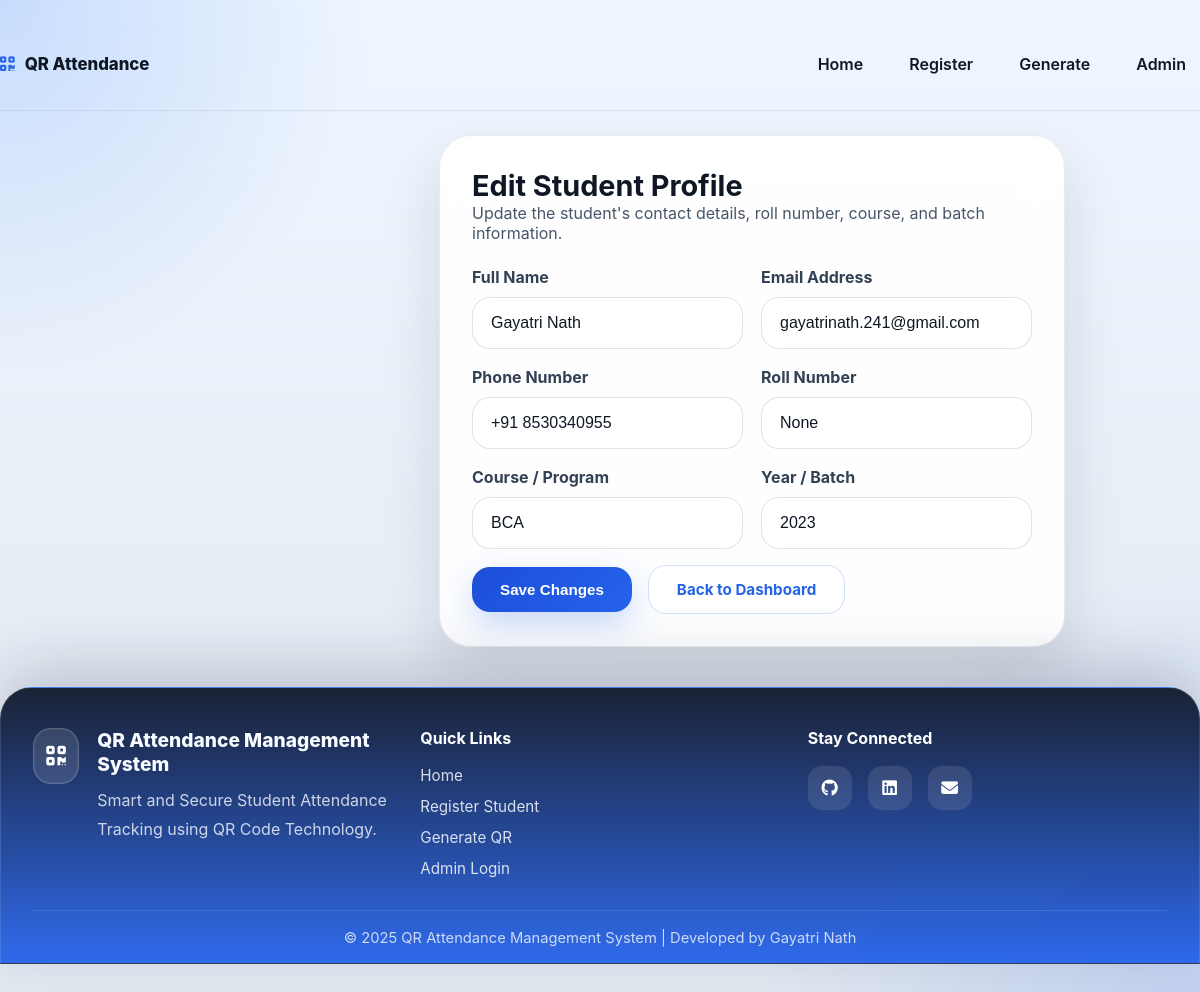
/student/1/edit (signed in), run on the app's committed database.
### tables this page shows
CREATE TABLE students (
            id INTEGER PRIMARY KEY AUTOINCREMENT,
            name TEXT NOT NULL,
            email TEXT NOT NULL UNIQUE,
            phone TEXT,
            roll_number TEXT UNIQUE,
            course TEXT,
            year TEXT,
            qr_code TEXT,
            created_at TEXT DEFAULT CURRENT_TIMESTAMP
        );

### app.py (the view, shortened to what this page needs)
@app.route("/student/<int:student_id>/edit", methods=["GET", "POST"])
def edit_student(student_id):
    if "admin" not in session:
        return redirect(url_for("login"))
    conn = get_db()
    c = conn.cursor()
    c.execute("SELECT * FROM students WHERE id=?", (student_id,))
    student = c.fetchone()
    if not student:
        conn.close()
        flash("Student record not found.", "warning")
        return redirect(url_for("admin_dashboard"))
    conn.close()
    return render_template("edit_student.html", student=student)

### app.py (called while the page is built)
def get_db():
    connection = sqlite3.connect(DB_PATH)
    connection.row_factory = sqlite3.Row
    return connection

### templates/edit_student.html (shortened to what this page needs)
{% extends "base.html" %}
{% block content %}
<section class="form-shell">
    <article class="form-card" style="max-width: 760px; margin: 0 auto;">
        <div class="form-header">
            <div>
                <h2>Edit Student Profile</h2>
                <p>Update the student's contact details, roll number, course, and batch information.</p>
            </div>
        </div>
        <form method="POST" novalidate>
            <div class="form-grid">
                <div class="input-group">
                    <label for="name">Full Name</label>
                    <input id="name" name="name" type="text" value="{{ student.name }}" required>
                </div>
                <div class="input-group">
                    <label for="email">Email Address</label>
                    <input id="email" name="email" type="email" value="{{ student.email }}" required>
                </div>
                <div class="input-group">
                    <label for="phone">Phone Number</label>
                    <input id="phone" name="phone" type="text" value="{{ student.phone }}" required>
                </div>
                <div class="input-group">
                    <label for="roll_number">Roll Number</label>
                    <input id="roll_number" name="roll_number" type="text" value="{{ student.roll_number }}" required>
                </div>
                <div class="input-group">
                    <label for="course">Course / Program</label>
                    <input id="course" name="course" type="text" value="{{ student.course }}" required>
                </div>
                <div class="input-group">
                    <label for="year">Year / Batch</label>
                    <input id="year" name="year" type="text" value="{{ student.year }}" required>
                </div>
            </div>
            <div class="form-actions">
                <button type="submit" class="btn btn-primary">Save Changes</button>
                <a href="{{ url_for('admin_dashboard') }}" class="btn btn-secondary">Back to Dashboard</a>
            </div>
        </form>
    </article>
</section>
{% endblock %}

### static/style.css (style rules this page uses)
* { box-sizing: border-box; }
html, body { margin: 0; min-height: 100%; font-family: 'Inter', system-ui, -apple-system, 'Segoe UI', Roboto, 'Helvetica Neue', Arial, sans-serif; background: radial-gradient(circle at top left, rgba(59, 130, 246, 0.22), transparent 24%), radial-gradient(circle at bottom right, rgba(37, 99, 235, 0.18), transparent 28%), linear-gradient(180deg, #eff6ff 0%, #e2e8f0 100%); color: var(--text); }
body { overflow-x: hidden; }
body { min-height: 100%; overflow-x: hidden; }
.hero-shell, .dashboard-shell, .form-shell { display: grid; gap: 28px; }
.hero-panel, .scanner-panel, .card-panel, .form-card, .dashboard-card, .preview-card { border-radius: 32px; background: var(--surface); box-shadow: var(--shadow); border: 1px solid var(--border); backdrop-filter: blur(20px); }
.btn-primary, .btn-secondary, .link-button, .action-button { display: inline-flex; align-items: center; justify-content: center; border-radius: 18px; font-weight: 700; text-decoration: none; transition: transform 0.22s ease, box-shadow 0.22s ease, background 0.22s ease; }
.btn-primary { padding: 16px 26px; color: white; background: linear-gradient(135deg, #1d4ed8 0%, #2563eb 100%); box-shadow: 0 18px 40px rgba(37, 99, 235, 0.2); }
.btn-secondary { padding: 16px 26px; color: var(--accent-strong); background: rgba(255, 255, 255, 0.86); border: 1px solid rgba(37, 99, 235, 0.18); }
.form-shell, .dashboard-shell { width: 100%; }
.form-card, .dashboard-card, .preview-card, .card-panel { padding: 32px; }
.form-header, .card-header { display: flex; align-items: flex-start; justify-content: space-between; gap: 14px; margin-bottom: 24px; }
.form-header h2, .card-header h2 { margin: 0; font-size: clamp(1.8rem, 2.2vw, 2.4rem); }
.form-header p, .card-header p { margin: 0; color: var(--muted); max-width: 560px; }
.form-grid, .grid-2 { display: grid; grid-template-columns: repeat(2, minmax(0, 1fr)); gap: 18px; }
.input-group { display: grid; gap: 10px; }
label { font-weight: 700; color: #334155; }
input, select, textarea { width: 100%; border-radius: 18px; border: 1px solid rgba(15, 23, 42, 0.12); padding: 16px 18px; font-size: 1rem; color: var(--text); background: rgba(255, 255, 255, 0.95); transition: border-color 0.2s ease, box-shadow 0.2s ease; }
.form-actions { display: flex; flex-wrap: wrap; gap: 16px; align-items: center; margin-top: 16px; }
.btn { display: inline-flex; align-items: center; justify-content: center; gap: 8px; border: none; cursor: pointer; text-decoration: none; border-radius: 18px; font-weight: 700; font-size: 0.95rem; transition: all 0.22s ease; }
.btn-primary { padding: 14px 28px; background: linear-gradient(135deg, #1d4ed8 0%, #2563eb 100%); color: white; box-shadow: 0 12px 32px rgba(37, 99, 235, 0.25); }
.btn-secondary { padding: 14px 28px; background: rgba(255, 255, 255, 0.88); color: #2563eb; border: 1.5px solid rgba(37, 99, 235, 0.2); }

### data on the page
students: name "Gayatri Nath", email "gayatrinath.241@gmail.com", phone "+91 8530340955", course "BCA", year "2023"
